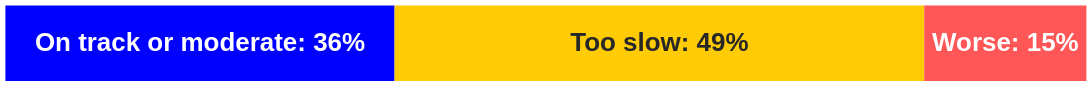

The Vega-Lite source for this figure:
### Vega-Lite specification from a JSON file in a GitHub repository (floating-point values rounded to 4 significant figures)
{"$schema": "https://vega.github.io/schema/vega-lite/v5.json", "width": 1000, "height": 70, "data": {"values": [{"k": "On track or moderate", "v": 36, "c": "#0000FF", "tc": "#ffffff", "o": 0, "t": "On track or moderate: 36%"}, {"k": "Too slow", "v": 49, "c": "#FFCB05", "tc": "#282828", "o": 1, "t": "Too slow: 49%"}, {"k": "Going backwards", "v": 15, "c": "#FF5657", "tc": "#ffffff", "o": 2, "t": "Worse: 15%"}]}, "layer": [{"mark": {"type": "bar", "height": 70}, "encoding": {"x": {"field": "v", "type": "quantitative", "stack": "zero", "axis": null}, "order": {"field": "o"}, "color": {"field": "c", "type": "nominal", "scale": null}}}, {"mark": {"type": "text", "fontSize": 24, "fontWeight": "bold"}, "encoding": {"x": {"field": "v", "type": "quantitative", "stack": "zero", "bandPosition": 0.5}, "order": {"field": "o"}, "text": {"field": "t"}, "color": {"field": "tc", "type": "nominal", "scale": null}}}], "config": {"font": "Tahoma, Verdana, sans-serif", "axis": {"labelFontSize": 22, "titleFontSize": 20}, "view": {"stroke": null}, "legend": {"disable": true}}}
